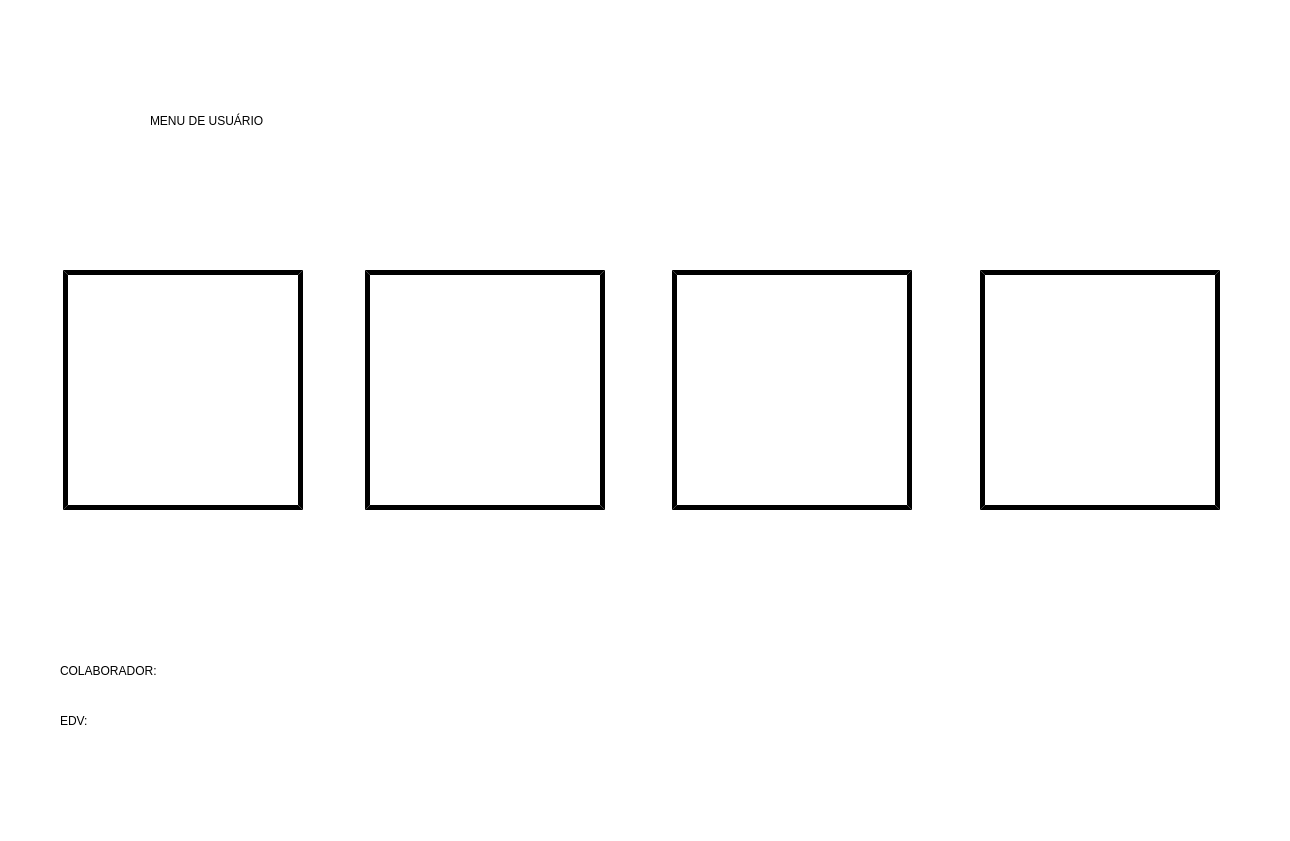
<?xml version="1.0" encoding="UTF-8"?>
<ui version="4.0">
 <class>Menu01</class>
 <widget class="QMainWindow" name="Menu01">
  <property name="geometry">
   <rect>
    <x>0</x>
    <y>0</y>
    <width>1290</width>
    <height>841</height>
   </rect>
  </property>
  <property name="minimumSize">
   <size>
    <width>1275</width>
    <height>841</height>
   </size>
  </property>
  <property name="maximumSize">
   <size>
    <width>1290</width>
    <height>841</height>
   </size>
  </property>
  <property name="windowTitle">
   <string>MainWindow</string>
  </property>
  <property name="styleSheet">
   <string notr="true">background-color: rgb(255, 255, 255);</string>
  </property>
  <widget class="QWidget" name="centralwidget">
   <widget class="QPushButton" name="Botao_Documentos">
    <property name="geometry">
     <rect>
      <x>672</x>
      <y>270</y>
      <width>240</width>
      <height>240</height>
     </rect>
    </property>
    <property name="styleSheet">
     <string notr="true">QPushButton{
border-style: outset;
background-color: rgb(255, 255, 255);
border-color: rgb(0, 0, 0);
border-width:5px;
}
QPushButton:pressed{
border-style: inside;
font: 75 9pt &quot;Bosch Sans Bold&quot;;
background-color: rgb(0, 150, 232);
color: rgb(255, 207, 0);
}</string>
    </property>
    <property name="text">
     <string/>
    </property>
    <property name="icon">
     <iconset>
      <normaloff>imagens/DOCUMENTOS.png</normaloff>imagens/DOCUMENTOS.png</iconset>
    </property>
    <property name="iconSize">
     <size>
      <width>220</width>
      <height>220</height>
     </size>
    </property>
   </widget>
   <widget class="QPushButton" name="Botao_Liberar_Maquina">
    <property name="geometry">
     <rect>
      <x>63</x>
      <y>270</y>
      <width>240</width>
      <height>240</height>
     </rect>
    </property>
    <property name="whatsThis">
     <string>&lt;html&gt;&lt;head/&gt;&lt;body&gt;&lt;p&gt;&lt;br/&gt;&lt;/p&gt;&lt;/body&gt;&lt;/html&gt;</string>
    </property>
    <property name="styleSheet">
     <string notr="true">QPushButton{
border-style: outset;
background-color: rgb(255, 255, 255);
border-color: rgb(0, 0, 0);
border-width:5px;
}
QPushButton:pressed{
border-style: inside;
font: 75 9pt &quot;Bosch Sans Bold&quot;;
background-color: rgb(0, 136, 74);
color: rgb(255, 207, 0);
}</string>
    </property>
    <property name="text">
     <string/>
    </property>
    <property name="icon">
     <iconset>
      <normaloff>imagens/CADEADO_FECHADO.png</normaloff>imagens/CADEADO_FECHADO.png</iconset>
    </property>
    <property name="iconSize">
     <size>
      <width>220</width>
      <height>220</height>
     </size>
    </property>
   </widget>
   <widget class="QPushButton" name="Botao_Interface_Didatica">
    <property name="geometry">
     <rect>
      <x>365</x>
      <y>270</y>
      <width>240</width>
      <height>240</height>
     </rect>
    </property>
    <property name="styleSheet">
     <string notr="true">QPushButton{
border-style: outset;
background-color: rgb(255, 255, 255);
border-color: rgb(0, 0, 0);
border-width:5px;
}
QPushButton:pressed{
border-style: inside;
font: 75 9pt &quot;Bosch Sans Bold&quot;;
background-color: rgb(213, 67, 203);
color: rgb(255, 207, 0);
}</string>
    </property>
    <property name="text">
     <string/>
    </property>
    <property name="icon">
     <iconset>
      <normaloff>imagens/INTERFACE.png</normaloff>imagens/INTERFACE.png</iconset>
    </property>
    <property name="iconSize">
     <size>
      <width>220</width>
      <height>220</height>
     </size>
    </property>
   </widget>
   <widget class="QPushButton" name="Botao_Registros">
    <property name="geometry">
     <rect>
      <x>980</x>
      <y>270</y>
      <width>240</width>
      <height>240</height>
     </rect>
    </property>
    <property name="styleSheet">
     <string notr="true">QPushButton{
border-style: outset;
background-color: rgb(255, 255, 255);
border-color: rgb(0, 0, 0);
border-width:5px;
}
QPushButton:pressed{
border-style: inside;
font: 75 9pt &quot;Bosch Sans Bold&quot;;
background-color: rgb(237, 0, 7);
color: rgb(255, 207, 0);
}</string>
    </property>
    <property name="text">
     <string/>
    </property>
    <property name="icon">
     <iconset>
      <normaloff>imagens/REGISTROS.png</normaloff>imagens/REGISTROS.png</iconset>
    </property>
    <property name="iconSize">
     <size>
      <width>220</width>
      <height>220</height>
     </size>
    </property>
   </widget>
   <widget class="QLabel" name="Label_Borda">
    <property name="geometry">
     <rect>
      <x>0</x>
      <y>783</y>
      <width>1290</width>
      <height>18</height>
     </rect>
    </property>
    <property name="text">
     <string/>
    </property>
    <property name="pixmap">
     <pixmap>imagens/Borda.png</pixmap>
    </property>
    <property name="scaledContents">
     <bool>true</bool>
    </property>
   </widget>
   <widget class="QPushButton" name="Botao_Seta_Direita">
    <property name="geometry">
     <rect>
      <x>1150</x>
      <y>600</y>
      <width>111</width>
      <height>141</height>
     </rect>
    </property>
    <property name="styleSheet">
     <string notr="true">border-style: inside;
background-color: rgb(255, 255, 255);
border-color: rgb(0, 0, 0);
border-width:3px;</string>
    </property>
    <property name="text">
     <string/>
    </property>
    <property name="icon">
     <iconset>
      <normaloff>imagens/Seta Preta para direita.png</normaloff>imagens/Seta Preta para direita.png</iconset>
    </property>
    <property name="iconSize">
     <size>
      <width>280</width>
      <height>280</height>
     </size>
    </property>
   </widget>
   <widget class="QPushButton" name="Botao_Seta_Esquerda">
    <property name="geometry">
     <rect>
      <x>1000</x>
      <y>590</y>
      <width>121</width>
      <height>161</height>
     </rect>
    </property>
    <property name="styleSheet">
     <string notr="true">border-style: inside;
background-color: rgb(255, 255, 255);
border-color: rgb(0, 0, 0);
border-width:3px;</string>
    </property>
    <property name="text">
     <string/>
    </property>
    <property name="icon">
     <iconset>
      <normaloff>imagens/Seta Branca para esquerda.png</normaloff>imagens/Seta Branca para esquerda.png</iconset>
    </property>
    <property name="iconSize">
     <size>
      <width>280</width>
      <height>280</height>
     </size>
    </property>
   </widget>
   <widget class="QLabel" name="Label_Menu_De_Usuario">
    <property name="geometry">
     <rect>
      <x>150</x>
      <y>60</y>
      <width>875</width>
      <height>121</height>
     </rect>
    </property>
    <property name="styleSheet">
     <string notr="true">border-style: outset;



background-color: rgb(255, 255, 255);
border-color: rgb(0, 0, 0);
border-width:0px;

font: 75 65pt &quot;Bosch Sans Bold&quot;;</string>
    </property>
    <property name="text">
     <string>MENU DE USUÁRIO</string>
    </property>
   </widget>
   <widget class="QLabel" name="Label_Colaborador">
    <property name="geometry">
     <rect>
      <x>60</x>
      <y>650</y>
      <width>671</width>
      <height>41</height>
     </rect>
    </property>
    <property name="styleSheet">
     <string notr="true">border-style: outset;



background-color: rgb(255, 255, 255);
border-color: rgb(0, 0, 0);
border-width:0px;

font: 75 15pt &quot;Bosch Sans Bold&quot;;</string>
    </property>
    <property name="text">
     <string>COLABORADOR:</string>
    </property>
   </widget>
   <widget class="QLabel" name="Label_EDV">
    <property name="geometry">
     <rect>
      <x>60</x>
      <y>700</y>
      <width>371</width>
      <height>41</height>
     </rect>
    </property>
    <property name="styleSheet">
     <string notr="true">border-style: outset;



background-color: rgb(255, 255, 255);
border-color: rgb(0, 0, 0);
border-width:0px;

font: 75 15pt &quot;Bosch Sans Bold&quot;;</string>
    </property>
    <property name="text">
     <string>EDV:</string>
    </property>
   </widget>
   <widget class="QPushButton" name="Botao_Sair">
    <property name="geometry">
     <rect>
      <x>1080</x>
      <y>30</y>
      <width>161</width>
      <height>161</height>
     </rect>
    </property>
    <property name="styleSheet">
     <string notr="true">QPushButton{
border-style: outset;
background-color: rgb(255, 255, 255);
border-color: rgb(255, 255, 255);
border-width:5px;
}
QPushButton:pressed{
border-style: inside;
font: 75 9pt &quot;Bosch Sans Bold&quot;;
background-color: rgb(139, 34, 132);
color: rgb(255, 207, 0);
}</string>
    </property>
    <property name="text">
     <string/>
    </property>
    <property name="icon">
     <iconset>
      <normaloff>imagens/SAIR.png</normaloff>imagens/SAIR.png</iconset>
    </property>
    <property name="iconSize">
     <size>
      <width>140</width>
      <height>140</height>
     </size>
    </property>
   </widget>
  </widget>
  <widget class="QMenuBar" name="menubar">
   <property name="geometry">
    <rect>
     <x>0</x>
     <y>0</y>
     <width>1290</width>
     <height>21</height>
    </rect>
   </property>
  </widget>
  <widget class="QStatusBar" name="statusbar"/>
 </widget>
 <resources/>
 <connections/>
</ui>
